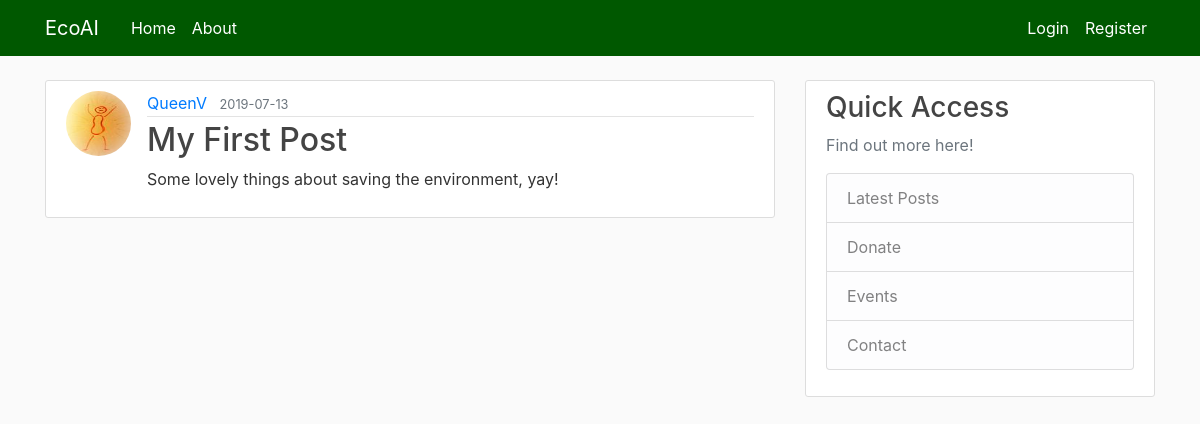
Page /home on the earlier database version.
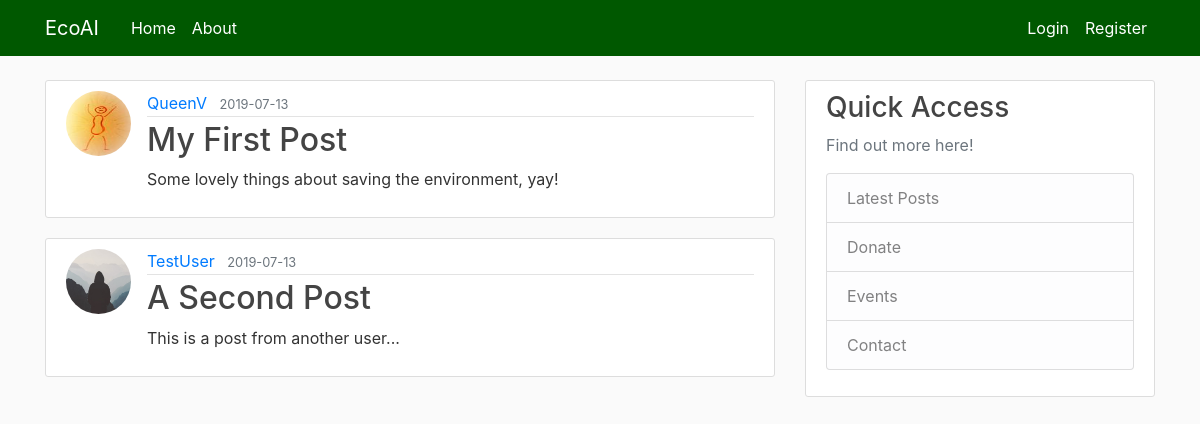
Same page on the later database version.
### flaskblog/models.py (models this page shows, shortened)
class Post(db.Model):
    id = db.Column(db.Integer, primary_key=True)
    title = db.Column(db.String(100), nullable=False)
    date_posted = db.Column(db.DateTime, nullable=False, default=datetime.utcnow)
    content = db.Column(db.Text, nullable=False)
    user_id = db.Column(db.Integer, db.ForeignKey('user.id'), nullable=False) #this relates Post to User

class User(db.Model, UserMixin):
    id = db.Column(db.Integer, primary_key=True)
    username = db.Column(db.String(20), unique=True, nullable=False)
    email = db.Column(db.String(120), unique=True, nullable=False)
    image_file = db.Column(db.String(20), nullable=False, default='default.jpg')
    password = db.Column(db.String(60), nullable=False)
    post = db.relationship('Post', backref='author', lazy=True) #this relates the User to Post

### flaskblog/routes.py (the view)
@app.route("/")
@app.route("/home")
def home():
    posts = Post.query.all()
    return render_template('home.html', posts=posts)

### flaskblog/templates/home.html
{% extends "layout.html" %}
{% block content %}
    {% for post in posts %}
        <article class="media content-section">
            <img class="rounded-circle article-img" src="{{ url_for('static', filename='profile_pics/' + post.author.image_file) }}">
            <div class="media-body">
              <div class="article-metadata">
                <a class="mr-2" href="#">{{ post.author.username }}</a>
                <small class="text-muted">{{ post.date_posted.strftime('%Y-%m-%d') }}</small>
              </div>
              <h2><a class="article-title" href="{{ url_for('post', post_id=post.id) }}">
                  {{ post.title }}
                </a></h2>
              <p class="article-content">{{ post.content }}</p>
            </div>
        </article>
    {% endfor %}
{% endblock content %}

### flaskblog/templates/layout.html (shortened to what this page needs)
<!DOCTYPE html>
<html>
<head>
    <link rel="stylesheet" href="https://stackpath.bootstrapcdn.com/bootstrap/4.3.1/css/bootstrap.min.css">
    <link rel="stylesheet" href="{{ url_for ('static', filename='main.css') }}" />
</head>
<body>
    <header class="site-header">
        <nav class="navbar navbar-expand-md navbar-dark bg-steel fixed-top">
            <div class="container">
                <a class="navbar-brand mr-4" href="/">EcoAI</a>
                <div class="collapse navbar-collapse" id="navbarToggle">
                    <div class="navbar-nav mr-auto">
                        <a class="nav-item nav-link" href="{{url_for('home')}}">Home</a>
                        <a class="nav-item nav-link" href="{{url_for('about')}}">About</a>
                    </div>
                    <div class="navbar-nav">
                        {% if current_user.is_authenticated %}
                            <a class="nav-item nav-link" href="{{url_for('new_post')}}">New Post</a>
                            <a class="nav-item nav-link" href="{{url_for('account')}}">Account</a>
                            <a class="nav-item nav-link" href="{{url_for('logout')}}">Logout</a>
                        {% else %}
                            <a class="nav-item nav-link" href="{{url_for('login')}}">Login</a>
                            <a class="nav-item nav-link" href="{{url_for('register')}}">Register</a>
                        {% endif %}
                    </div>
                </div>
            </div>
        </nav>
    </header>
    <main role="main" class="container">
        <div class="row">
            <div class="col-md-8">
                {% block content %}{% endblock %}
            </div>
            <div class="col-md-4">
                <div class="content-section">
                    <h3>Quick Access</h3>
                    <p class='text-muted'>Find out more here!
                    <ul class="list-group">
                        <li class="list-group-item list-group-item-light">Latest Posts</li>
                        <li class="list-group-item list-group-item-light">Donate</li>
                        <li class="list-group-item list-group-item-light">Events</li>
                        <li class="list-group-item list-group-item-light">Contact</li>
                    </ul>
                    </p>
                </div>
            </div>
        </div>
    </main>
</body>
</html>

### flaskblog/static/main.css (style rules this page uses)
body { background: #fafafa; color: #333333; margin-top: 5rem; }
h1, h2, h3, h4, h5, h6 { color: #444444; }
.bg-steel { background-color: #005800; }
.site-header .navbar-nav .nav-link { color: #ffffff; }
.content-section { background: #ffffff; padding: 10px 20px; border: 1px solid #dddddd; border-radius: 3px; margin-bottom: 20px; }
.article-title { color: #444444; }
.article-content { white-space: pre-line; }
.article-img { height: 65px; width: 65px; margin-right: 16px; }
.article-metadata { padding-bottom: 1px; margin-bottom: 4px; border-bottom: 1px solid #e3e3e3 }
.text-muted { color: #005800; }

Differences in the rows shown:
added Post: image_file (placeholder picture), author.username "TestUser", date_posted "2019-07-13", title "A Second Post", content "This is a post from another user..."
